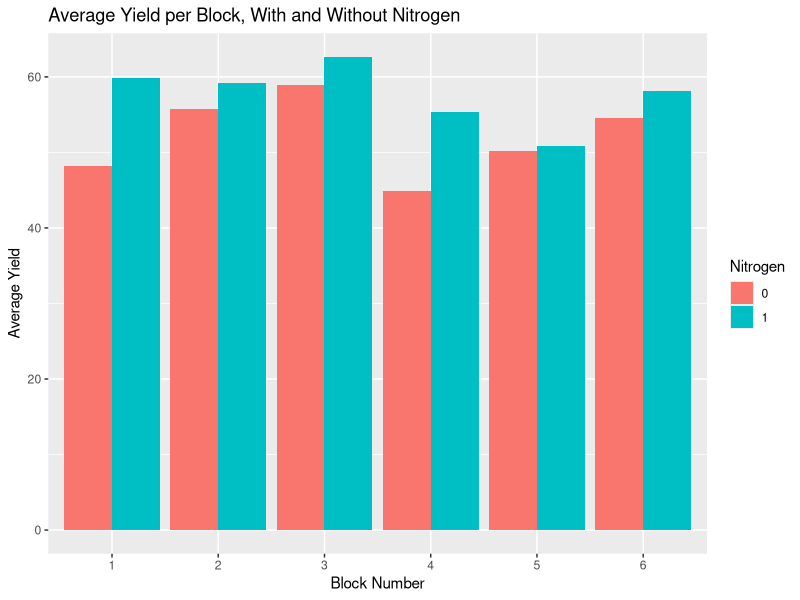
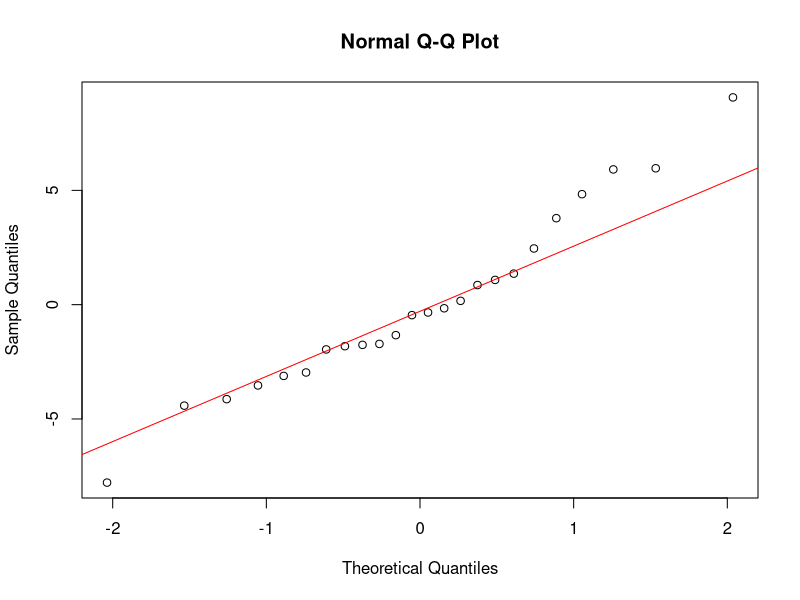
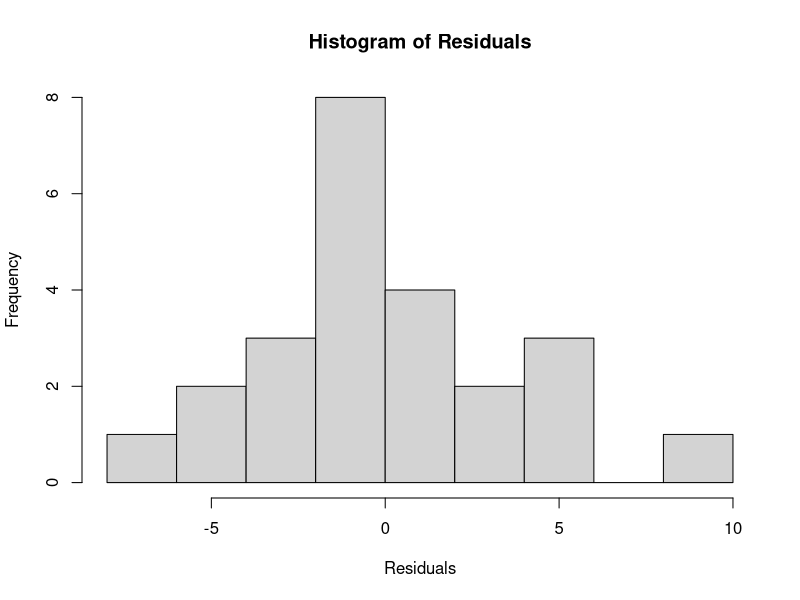
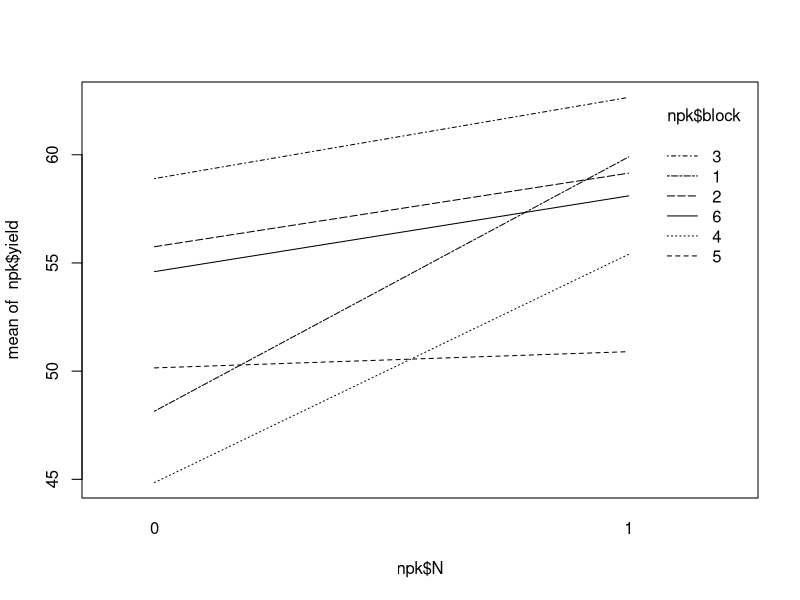
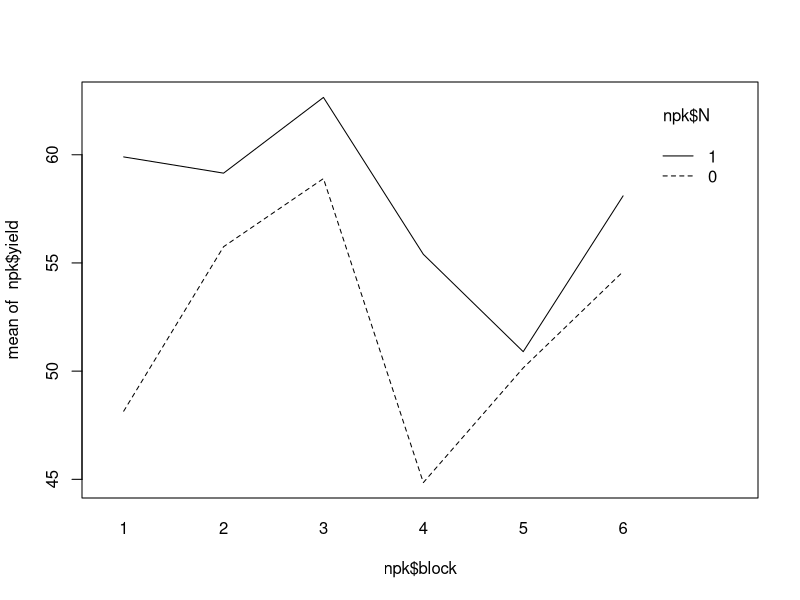

Source code (R) for these figures, in order:
# To access the correct file, import MASS
# install.packages('MASS')
# install.packages('ggplot2')
# install.packages ('dplyr')

# Load the packages and dataset
library(MASS)
library(dplyr)
library(ggplot2)

data(npk)

# START OF 3.a
# The yield is not taking into account due to possible unkown variance/ 
# dependence on factors.
# rewrite to output data similar to the npk set

# Set block and plot dimensions
n_blocks <- 1:6
n_plots <- 4
additives <- c("N", "P", "K")

# Create a list to randomly distribute over blocks
random_distributed <- list()

# Create empty 4x3 (plots x additives) grid as data frame
for (block in n_blocks) {
  blocks <- data.frame(matrix(0, nrow = n_plots, ncol = length(additives)))
  colnames(blocks) <- additives
  
  # Assign 2x 1 in each additive randomly
  for (additive in additives) {
    # Choose a random row
    row <- sample(1:n_plots, 2, replace = FALSE)
    # Insert 1 to signify presence of additive for selected rows
    blocks[row, additive] <- 1
  }
  
  # Save and assign block data
  blocks$Block <- block
  random_distributed[[block]] <- blocks
  
}

random_distributed


# START OF 3.b
# The yield is only (at this moment) possible to be collected from the dataset 
# and cannot be randomized due to unkown variance/ dependencies.

# Group npk data by block and N
grouped_data <- group_by(npk, block, N)

# Calculate the average yield for each group
average_yield_block = summarise(grouped_data, Average_Yield = mean(yield))
# average_yield_block

# Obtain data for each block where N=0 and N=1
absent_nitrogen <- filter(average_yield_block, N==0)
present_nitrogen <- filter(average_yield_block, N==1)

# Plot the average yield
avg_yield_plot <- ggplot(average_yield_block, aes(x = block, y = Average_Yield, fill = N)) + 
  geom_bar(stat = "identity", position = "dodge") +
  labs(x = "Block Number", y = "Average Yield", fill = "Nitrogen") +
  ggtitle("Average Yield per Block, With and Without Nitrogen")

avg_yield_plot

# START OF 3.c

# ANOVA (two-way)
# Indpenedent factors: block and N
# response variable: yield
# perform test to check normality

# Interpreting the table
# Df = degrees of freedom
# sum of squares = total var from blocks
# mean sq = sum of squares for block/degrees of freedom
# F value = ratio of variation from block to residual
  # 3.395 times larger than residuals
#Pr(>F) = p-value for if block significant effect on yield (response variable)
  # Less than 0.05 so statistically significant (5% level)

# F value N: larger effect on yield compared to block
# P-value of N is highly significant (1% level)

# residuals sum sq represents variation, unexplainable by block or N

# Both N and p have statistically significant effect, but Nitrogen has a higher 
# effect on yield.

two_way_anova <- aov(yield ~ block + N, data = npk)
summary(two_way_anova)

# Friedman is useful when the hypothesis/assumptions of normality and homogeneity 
# are not met, double check

# Extra, not neccesary?
# analysis of residuals (normality test)
qqnorm((residuals)(two_way_anova))
qqline(residuals(two_way_anova), col = 'red')

# points deviate slightly but more towards the tail

#distribution in histogram (since slight deviation at tail)
hist(residuals(two_way_anova), main = "Histogram of Residuals", xlab = "Residuals", breaks = 10)

# Shapiro Wilk test (since slight deviation at tail)
shapiro.test(residuals(two_way_anova))

# p-value 0.6514 ( greater than 0.05) so does not significantly deviate from normality
# Likely normally distributed

# Tests are met therefore friedman not neccesary
# Fairly normally distributed, passess p-values, all Hypotheses are accepted


# START OF 3.d

#Only main effects, without interaction terms
# assumes no interaction between components 

# Effect of each on yield
model_1 <- aov(yield ~ N + P + K + block, data = npk)
summary(model_1)
#N, K and block have a significant effect on yield
# P has no significant effect so omitted

# Interactions between N, K and block
model_2 <- aov(yield ~ N * K + N * block + K * block, data = npk)
summary(model_2)

# Seems only N really has a significatnt effect, combining models to showcase 
# that is prefered?
# Not everything due to overfitting

# Seems there is no interaction?
# Check

interaction.plot(npk$N, npk$block, npk$yield)
interaction.plot(npk$block, npk$N, npk$yield)

# No interaction overall, possible minor interaction between block an N. 
# p-values where somewhat lower but F-Value significantly lower than other factors

# Critical F-value
qf(1 - 0.05, df1 = 1, df2 = 10)
qf(1 - 0.05, df1 = 5, df2 = 10)

model_3 <- aov(yield ~ N + K + block, data = npk)
summary(model_3)

# START OF 3.e

#assess data by combinations, group?
# calc mean yield

npk$N <- factor(npk$N)
npk$K <- factor(npk$K)
npk$block <- factor(npk$block)

seperated_groups <- split(npk$yield, list(npk$N, npk$K, npk$block))
mean_yield <- sapply(seperated_groups, mean)
yield_summary <- data.frame(combination = names(mean_yield), mean_yield = mean_yield)
yield_summary <- yield_summary[order(-yield_summary$mean_yield), ]
yield_summary
